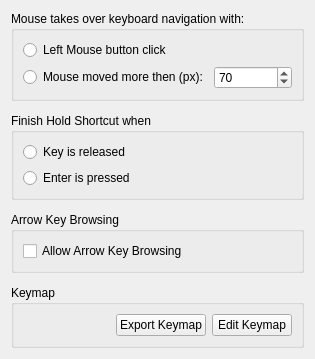
<?xml version="1.0" encoding="UTF-8"?>
<ui version="4.0">
 <class>KeyboardConfigPage</class>
 <widget class="QWidget" name="KeyboardConfigPage">
  <property name="geometry">
   <rect>
    <x>0</x>
    <y>0</y>
    <width>315</width>
    <height>314</height>
   </rect>
  </property>
  <property name="windowTitle">
   <string>Form</string>
  </property>
  <layout class="QVBoxLayout" name="verticalLayout_4">
   <property name="spacing">
    <number>12</number>
   </property>
   <item>
    <widget class="QGroupBox" name="groupBox_3">
     <property name="title">
      <string>Mouse takes over keyboard navigation with:</string>
     </property>
     <layout class="QVBoxLayout" name="verticalLayout">
      <item>
       <widget class="QRadioButton" name="leftMouseClickRadioButton">
        <property name="text">
         <string>Left Mouse button click</string>
        </property>
       </widget>
      </item>
      <item>
       <layout class="QHBoxLayout" name="horizontalLayout">
        <item>
         <widget class="QRadioButton" name="mouseMoveRadioButton">
          <property name="text">
           <string>Mouse moved more then (px):</string>
          </property>
         </widget>
        </item>
        <item>
         <widget class="QSpinBox" name="mouseTreshHoldSpinBox">
          <property name="maximumSize">
           <size>
            <width>100</width>
            <height>16777215</height>
           </size>
          </property>
          <property name="minimum">
           <number>20</number>
          </property>
          <property name="maximum">
           <number>200</number>
          </property>
          <property name="value">
           <number>70</number>
          </property>
         </widget>
        </item>
       </layout>
      </item>
     </layout>
    </widget>
   </item>
   <item>
    <widget class="QGroupBox" name="groupBox">
     <property name="title">
      <string>Finish Hold Shortcut when</string>
     </property>
     <layout class="QHBoxLayout" name="horizontalLayout_2">
      <item>
       <layout class="QVBoxLayout" name="verticalLayout_3">
        <item>
         <widget class="QRadioButton" name="keyReleasedRadioButton">
          <property name="text">
           <string>Key is released</string>
          </property>
         </widget>
        </item>
        <item>
         <widget class="QRadioButton" name="enterPressedRadioButton">
          <property name="text">
           <string>Enter is pressed</string>
          </property>
         </widget>
        </item>
       </layout>
      </item>
     </layout>
    </widget>
   </item>
     <item>
        <widget class="QGroupBox" name="arrowKeyBrowsingGroupBox">
         <property name="title">
            <string>Arrow Key Browsing</string>
         </property>
         <layout class="QVBoxLayout" name="arrowKeyBrowsingLayout">
            <item>
             <widget class="QCheckBox" name="allowArrowKeyBrowsingCheckBox">
                <property name="text">
                 <string>Allow Arrow Key Browsing</string>
                </property>
             </widget>
            </item>
         </layout>
        </widget>
     </item>
   <item>
    <widget class="QGroupBox" name="groupBox_2">
     <property name="title">
      <string>Keymap</string>
     </property>
     <layout class="QVBoxLayout" name="verticalLayout_2">
      <item>
       <layout class="QHBoxLayout">
        <property name="spacing">
         <number>6</number>
        </property>
        <property name="leftMargin">
         <number>0</number>
        </property>
        <property name="topMargin">
         <number>0</number>
        </property>
        <property name="rightMargin">
         <number>0</number>
        </property>
        <property name="bottomMargin">
         <number>0</number>
        </property>
        <item>
         <spacer>
          <property name="orientation">
           <enum>Qt::Horizontal</enum>
          </property>
          <property name="sizeHint" stdset="0">
           <size>
            <width>40</width>
            <height>20</height>
           </size>
          </property>
         </spacer>
        </item>
         <item>
          <widget class="QPushButton" name="exportButton">
           <property name="text">
            <string>Export Keymap</string>
           </property>
          </widget>
         </item>
         <item>
          <widget class="QPushButton" name="editKeymapButton">
           <property name="text">
            <string>Edit Keymap</string>
           </property>
          </widget>
         </item>
       </layout>
      </item>
     </layout>
    </widget>
   </item>
   <item>
    <spacer>
     <property name="orientation">
      <enum>Qt::Vertical</enum>
     </property>
     <property name="sizeHint" stdset="0">
      <size>
       <width>236</width>
       <height>16</height>
      </size>
     </property>
    </spacer>
   </item>
  </layout>
 </widget>
 <resources/>
 <connections/>
 <buttongroups>
  <buttongroup name="buttonGroup"/>
 </buttongroups>
</ui>
